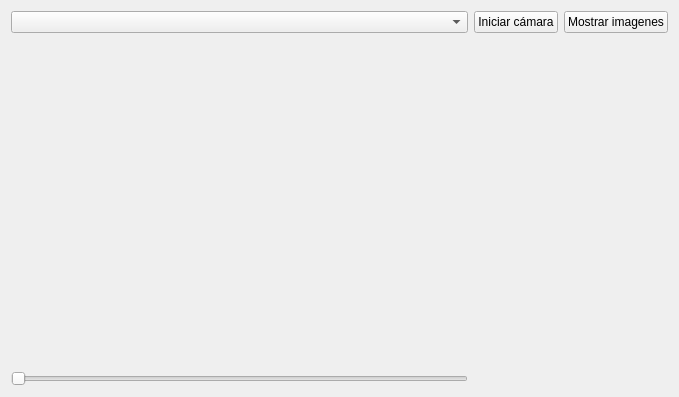
<?xml version="1.0" encoding="UTF-8"?>
<ui version="4.0">
 <class>Principal</class>
 <widget class="QWidget" name="Principal">
  <property name="geometry">
   <rect>
    <x>0</x>
    <y>0</y>
    <width>679</width>
    <height>397</height>
   </rect>
  </property>
  <property name="windowTitle">
   <string>Principal</string>
  </property>
  <layout class="QGridLayout" name="gridLayout">
   <item row="0" column="2">
    <widget class="QPushButton" name="pbIniciarCamara">
     <property name="text">
      <string>Iniciar cámara</string>
     </property>
    </widget>
   </item>
   <item row="0" column="1">
    <widget class="QComboBox" name="cbSeleccionarCamara"/>
   </item>
   <item row="2" column="1">
    <widget class="QSlider" name="slider">
     <property name="minimum">
      <number>500</number>
     </property>
     <property name="maximum">
      <number>5000</number>
     </property>
     <property name="orientation">
      <enum>Qt::Horizontal</enum>
     </property>
    </widget>
   </item>
   <item row="0" column="3">
    <widget class="QPushButton" name="pbMostrar">
     <property name="text">
      <string>Mostrar imagenes</string>
     </property>
    </widget>
   </item>
   <item row="2" column="2" colspan="2">
    <widget class="QLabel" name="lSlider">
     <property name="text">
      <string/>
     </property>
    </widget>
   </item>
   <item row="1" column="1" colspan="3">
    <widget class="Visor" name="visor" native="true"/>
   </item>
  </layout>
 </widget>
 <layoutdefault spacing="6" margin="11"/>
 <customwidgets>
  <customwidget>
   <class>Visor</class>
   <extends>QWidget</extends>
   <header location="global">visor.h</header>
   <container>1</container>
  </customwidget>
 </customwidgets>
 <resources/>
 <connections/>
</ui>
